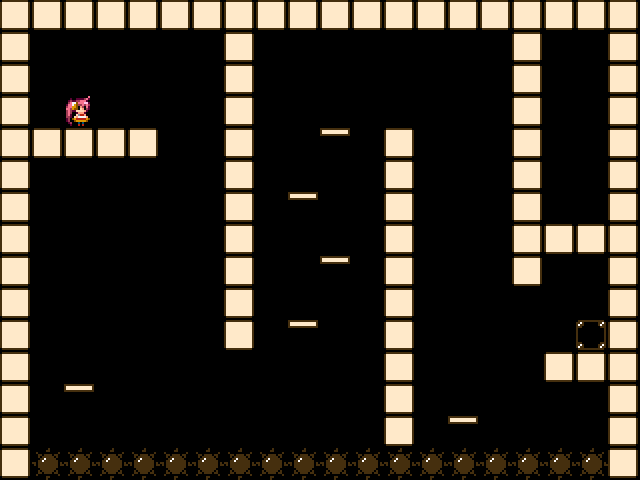

A level layout from a 2D game, rendered from its tile map. Below: a short description, then the map file with its tile-grid data intact:
An orthogonal 20x15 tile map with 32x32 px tiles, 1 tile layer (タイル・レイヤー1).

<map version="1.0" orientation="orthogonal" width="20" height="15" tilewidth="32" tileheight="32">
 <tileset firstgid="1" name="tileset" tilewidth="32" tileheight="32">
  <image source="tileset.png" width="256" height="32" />
 </tileset>
 <layer name="タイル・レイヤー1" width="20" height="15">
  <data encoding="csv">
2,2,2,2,2,2,2,2,2,2,2,2,2,2,2,2,2,2,2,2,
2,0,0,0,0,0,0,2,0,0,0,0,0,0,0,0,2,0,0,2,
2,0,0,0,0,0,0,2,0,0,0,0,0,0,0,0,2,0,0,2,
2,0,1,0,0,0,0,2,0,0,0,0,0,0,0,0,2,0,0,2,
2,2,2,2,2,0,0,2,0,0,4,0,2,0,0,0,2,0,0,2,
2,0,0,0,0,0,0,2,0,0,0,0,2,0,0,0,2,0,0,2,
2,0,0,0,0,0,0,2,0,4,0,0,2,0,0,0,2,0,0,2,
2,0,0,0,0,0,0,2,0,0,0,0,2,0,0,0,2,2,2,2,
2,0,0,0,0,0,0,2,0,0,4,0,2,0,0,0,2,0,0,2,
2,0,0,0,0,0,0,2,0,0,0,0,2,0,0,0,0,0,0,2,
2,0,0,0,0,0,0,2,0,4,0,0,2,0,0,0,0,0,5,2,
2,0,0,0,0,0,0,0,0,0,0,0,2,0,0,0,0,2,2,2,
2,0,4,0,0,0,0,0,0,0,0,0,2,0,0,0,0,0,0,2,
2,0,0,0,0,0,0,0,0,0,0,0,2,0,4,0,0,0,0,2,
2,3,3,3,3,3,3,3,3,3,3,3,3,3,3,3,3,3,3,2
</data>
 </layer>
</map>
